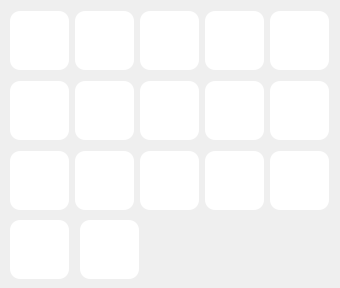
    <widget class="QWidget" name="Chonau_2">
     <attribute name="icon">
      <iconset>
       <normaloff>:/icon/Sticker/Cho_nau/789355224486725.png</normaloff>:/icon/Sticker/Cho_nau/789355224486725.png</iconset>
     </attribute>
     <attribute name="title">
      <string/>
     </attribute>
     <widget class="QWidget" name="horizontalLayoutWidget_52">
      <property name="geometry">
       <rect>
        <x>10</x>
        <y>10</y>
        <width>321</width>
        <height>61</height>
       </rect>
      </property>
      <layout class="QHBoxLayout" name="horizontalLayout_28">
       <item>
        <widget class="QPushButton" name="pushButton_6">
         <property name="minimumSize">
          <size>
           <width>59</width>
           <height>59</height>
          </size>
         </property>
         <property name="maximumSize">
          <size>
           <width>59</width>
           <height>59</height>
          </size>
         </property>
         <property name="styleSheet">
          <string notr="true">QPushButton{
	background-color:rgb(255,255,255);
	border-radius:10px;
	border-image:url(:/icon/Sticker/Cho_nau/789355157820065.png);
}
QPushButton::hover{
	background-color:rgb(229, 229, 229);
}</string>
         </property>
         <property name="text">
          <string/>
         </property>
        </widget>
       </item>
       <item>
        <widget class="QPushButton" name="pushButton_9">
         <property name="minimumSize">
          <size>
           <width>59</width>
           <height>59</height>
          </size>
         </property>
         <property name="maximumSize">
          <size>
           <width>59</width>
           <height>59</height>
          </size>
         </property>
         <property name="styleSheet">
          <string notr="true">QPushButton{
	background-color:rgb(255,255,255);
	border-radius:10px;
	border-image: url(:/icon/Sticker/Cho_nau/789355197820061.png);
}
QPushButton::hover{
	background-color:rgb(229, 229, 229);
}</string>
         </property>
         <property name="text">
          <string/>
         </property>
        </widget>
       </item>
       <item>
        <widget class="QPushButton" name="pushButton_8">
         <property name="minimumSize">
          <size>
           <width>59</width>
           <height>59</height>
          </size>
         </property>
         <property name="maximumSize">
          <size>
           <width>59</width>
           <height>59</height>
          </size>
         </property>
         <property name="styleSheet">
          <string notr="true">QPushButton{
	background-color:rgb(255,255,255);
	border-radius:10px;
	border-image:url(:/icon/Sticker/Cho_nau/789355211153393.png);
}
QPushButton::hover{
	background-color:rgb(229, 229, 229);
}</string>
         </property>
         <property name="text">
          <string/>
         </property>
        </widget>
       </item>
       <item>
        <widget class="QPushButton" name="pushButton_7">
         <property name="minimumSize">
          <size>
           <width>59</width>
           <height>59</height>
          </size>
         </property>
         <property name="maximumSize">
          <size>
           <width>59</width>
           <height>59</height>
          </size>
         </property>
         <property name="styleSheet">
          <string notr="true">QPushButton{
	background-color:rgb(255,255,255);
	border-radius:10px;
	border-image: url(:/icon/Sticker/Cho_nau/789355111153403.png);
}
QPushButton::hover{
	background-color:rgb(229, 229, 229);
}</string>
         </property>
         <property name="text">
          <string/>
         </property>
        </widget>
       </item>
       <item>
        <widget class="QPushButton" name="pushButton_10">
         <property name="minimumSize">
          <size>
           <width>59</width>
           <height>59</height>
          </size>
         </property>
         <property name="maximumSize">
          <size>
           <width>59</width>
           <height>59</height>
          </size>
         </property>
         <property name="styleSheet">
          <string notr="true">QPushButton{
	background-color:rgb(255,255,255);
	border-radius:10px;
	border-image: url(:/icon/Sticker/Cho_nau/789355251153389.png);
}
QPushButton::hover{
	background-color:rgb(229, 229, 229);
}</string>
         </property>
         <property name="text">
          <string/>
         </property>
        </widget>
       </item>
      </layout>
     </widget>
     <widget class="QPushButton" name="pushButton_22">
      <property name="geometry">
       <rect>
        <x>80</x>
        <y>220</y>
        <width>59</width>
        <height>59</height>
       </rect>
      </property>
      <property name="minimumSize">
       <size>
        <width>59</width>
        <height>59</height>
       </size>
      </property>
      <property name="maximumSize">
       <size>
        <width>59</width>
        <height>59</height>
       </size>
      </property>
      <property name="styleSheet">
       <string notr="true">QPushButton{
	background-color:rgb(255,255,255);
	border-radius:10px;
	border-image:url(:/icon/Sticker/Cho_nau/789355371153377.png);
}
QPushButton::hover{
	background-color:rgb(229, 229, 229);
}</string>
      </property>
      <property name="text">
       <string/>
      </property>
     </widget>
     <widget class="QPushButton" name="pushButton_23">
      <property name="geometry">
       <rect>
        <x>10</x>
        <y>220</y>
        <width>59</width>
        <height>59</height>
       </rect>
      </property>
      <property name="minimumSize">
       <size>
        <width>59</width>
        <height>59</height>
       </size>
      </property>
      <property name="maximumSize">
       <size>
        <width>59</width>
        <height>59</height>
       </size>
      </property>
      <property name="styleSheet">
       <string notr="true">QPushButton{
	background-color:rgb(255,255,255);
	border-radius:10px;
	border-image:url(:/icon/Sticker/Cho_nau/789355131153401.png);
}
QPushButton::hover{
	background-color:rgb(229, 229, 229);
}</string>
      </property>
      <property name="text">
       <string/>
      </property>
     </widget>
     <widget class="QWidget" name="horizontalLayoutWidget_53">
      <property name="geometry">
       <rect>
        <x>10</x>
        <y>150</y>
        <width>321</width>
        <height>61</height>
       </rect>
      </property>
      <layout class="QHBoxLayout" name="horizontalLayout_55">
       <item>
        <widget class="QPushButton" name="pushButton_16">
         <property name="minimumSize">
          <size>
           <width>59</width>
           <height>59</height>
          </size>
         </property>
         <property name="maximumSize">
          <size>
           <width>59</width>
           <height>59</height>
          </size>
         </property>
         <property name="styleSheet">
          <string notr="true">QPushButton{
	background-color:rgb(255,255,255);
	border-radius:10px;
	border-image:url(:/icon/Sticker/Cho_nau/789355424486705.png);
}
QPushButton::hover{
	background-color:rgb(229, 229, 229);
}</string>
         </property>
         <property name="text">
          <string/>
         </property>
        </widget>
       </item>
       <item>
        <widget class="QPushButton" name="pushButton_17">
         <property name="minimumSize">
          <size>
           <width>59</width>
           <height>59</height>
          </size>
         </property>
         <property name="maximumSize">
          <size>
           <width>59</width>
           <height>59</height>
          </size>
         </property>
         <property name="styleSheet">
          <string notr="true">QPushButton{
	background-color:rgb(255,255,255);
	border-radius:10px;
	border-image:url(:/icon/Sticker/Cho_nau/789355354486712.png);
}
QPushButton::hover{
	background-color:rgb(229, 229, 229);
}</string>
         </property>
         <property name="text">
          <string/>
         </property>
        </widget>
       </item>
       <item>
        <widget class="QPushButton" name="pushButton_18">
         <property name="minimumSize">
          <size>
           <width>59</width>
           <height>59</height>
          </size>
         </property>
         <property name="maximumSize">
          <size>
           <width>59</width>
           <height>59</height>
          </size>
         </property>
         <property name="styleSheet">
          <string notr="true">QPushButton{
	background-color:rgb(255,255,255);
	border-radius:10px;
	border-image:url(:/icon/Sticker/Cho_nau/789355237820057.png);
}
QPushButton::hover{
	background-color:rgb(229, 229, 229);
}</string>
         </property>
         <property name="text">
          <string/>
         </property>
        </widget>
       </item>
       <item>
        <widget class="QPushButton" name="pushButton_19">
         <property name="minimumSize">
          <size>
           <width>59</width>
           <height>59</height>
          </size>
         </property>
         <property name="maximumSize">
          <size>
           <width>59</width>
           <height>59</height>
          </size>
         </property>
         <property name="styleSheet">
          <string notr="true">QPushButton{
	background-color:rgb(255,255,255);
	border-radius:10px;
	border-image:url(:/icon/Sticker/Cho_nau/789355384486709.png);
}
QPushButton::hover{
	background-color:rgb(229, 229, 229);
}</string>
         </property>
         <property name="text">
          <string/>
         </property>
        </widget>
       </item>
       <item>
        <widget class="QPushButton" name="pushButton_20">
         <property name="minimumSize">
          <size>
           <width>59</width>
           <height>59</height>
          </size>
         </property>
         <property name="maximumSize">
          <size>
           <width>59</width>
           <height>59</height>
          </size>
         </property>
         <property name="styleSheet">
          <string notr="true">QPushButton{
	background-color:rgb(255,255,255);
	border-radius:10px;
	border-image:url(:/icon/Sticker/Cho_nau/789355224486725.png)
}
QPushButton::hover{
	background-color:rgb(229, 229, 229);
}</string>
         </property>
         <property name="text">
          <string/>
         </property>
        </widget>
       </item>
      </layout>
     </widget>
     <widget class="QWidget" name="horizontalLayoutWidget_103">
      <property name="geometry">
       <rect>
        <x>10</x>
        <y>80</y>
        <width>321</width>
        <height>61</height>
       </rect>
      </property>
      <layout class="QHBoxLayout" name="horizontalLayout_105">
       <item>
        <widget class="QPushButton" name="pushButton_11">
         <property name="minimumSize">
          <size>
           <width>59</width>
           <height>59</height>
          </size>
         </property>
         <property name="maximumSize">
          <size>
           <width>59</width>
           <height>59</height>
          </size>
         </property>
         <property name="styleSheet">
          <string notr="true">QPushButton{
	background-color:rgb(255,255,255);
	border-radius:10px;
	border-image:url(:/icon/Sticker/Cho_nau/789355411153373.png);
}
QPushButton::hover{
	background-color:rgb(229, 229, 229);
}</string>
         </property>
         <property name="text">
          <string/>
         </property>
        </widget>
       </item>
       <item>
        <widget class="QPushButton" name="pushButton_12">
         <property name="minimumSize">
          <size>
           <width>59</width>
           <height>59</height>
          </size>
         </property>
         <property name="maximumSize">
          <size>
           <width>59</width>
           <height>59</height>
          </size>
         </property>
         <property name="styleSheet">
          <string notr="true">QPushButton{
	background-color:rgb(255,255,255);
	border-radius:10px;
	border-image:url(:/icon/Sticker/Cho_nau/789355311153383.png);
}
QPushButton::hover{
	background-color:rgb(229, 229, 229);
}</string>
         </property>
         <property name="text">
          <string/>
         </property>
        </widget>
       </item>
       <item>
        <widget class="QPushButton" name="pushButton_13">
         <property name="minimumSize">
          <size>
           <width>59</width>
           <height>59</height>
          </size>
         </property>
         <property name="maximumSize">
          <size>
           <width>59</width>
           <height>59</height>
          </size>
         </property>
         <property name="styleSheet">
          <string notr="true">QPushButton{
	background-color:rgb(255,255,255);
	border-radius:10px;
	border-image: url(:/icon/Sticker/Cho_nau/789355277820053.png);
}
QPushButton::hover{
	background-color:rgb(229, 229, 229);
}</string>
         </property>
         <property name="text">
          <string/>
         </property>
        </widget>
       </item>
       <item>
        <widget class="QPushButton" name="pushButton_14">
         <property name="minimumSize">
          <size>
           <width>59</width>
           <height>59</height>
          </size>
         </property>
         <property name="maximumSize">
          <size>
           <width>59</width>
           <height>59</height>
          </size>
         </property>
         <property name="styleSheet">
          <string notr="true">QPushButton{
	background-color:rgb(255,255,255);
	border-radius:10px;
	border-image:url(:/icon/Sticker/Cho_nau/789355397820041.png);
}
QPushButton::hover{
	background-color:rgb(229, 229, 229);
}</string>
         </property>
         <property name="text">
          <string/>
         </property>
        </widget>
       </item>
       <item>
        <widget class="QPushButton" name="pushButton_15">
         <property name="minimumSize">
          <size>
           <width>59</width>
           <height>59</height>
          </size>
         </property>
         <property name="maximumSize">
          <size>
           <width>59</width>
           <height>59</height>
          </size>
         </property>
         <property name="styleSheet">
          <string notr="true">QPushButton{
	background-color:rgb(255,255,255);
	border-radius:10px;
	border-image:url(:/icon/Sticker/Cho_nau/789355341153380.png);
}
QPushButton::hover{
	background-color:rgb(229, 229, 229);
}</string>
         </property>
         <property name="text">
          <string/>
         </property>
        </widget>
       </item>
      </layout>
     </widget>
    </widget>
